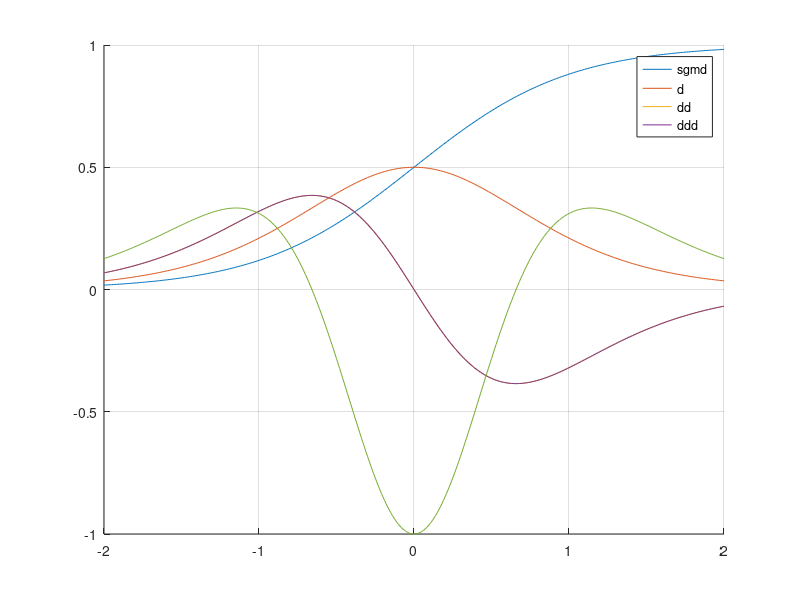
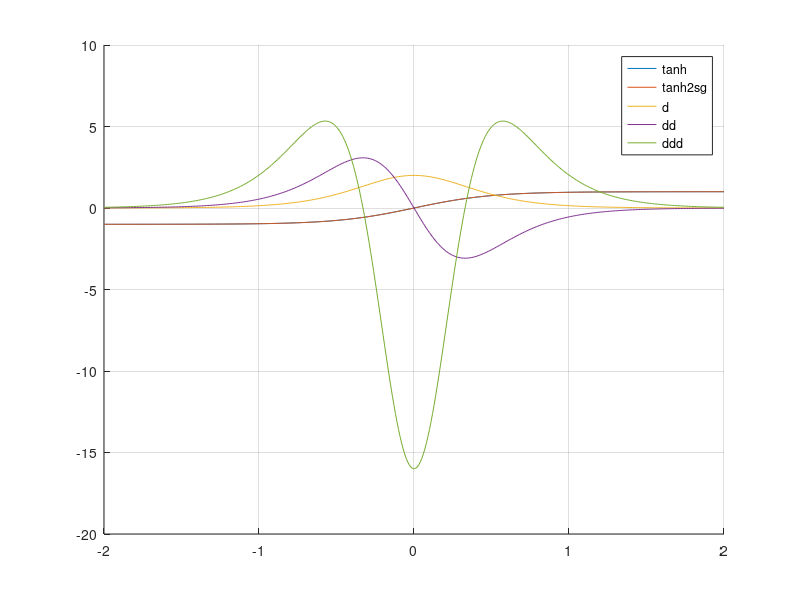

Reproduce these figures in MATLAB, in order.
%% シグモイド関数とtanh
%% sigmoid
a = 2;
x = -2:0.01:2;
% I=ones(size(x));
sgmd = 1./(1+exp(-a*x));
dsgmd = a*sgmd.*(1-sgmd);
ddsgmd = a^2*sgmd.*(1-sgmd).*(1-2*sgmd);
ddsgmd1 = a*dsgmd.*(1-2*sgmd);
dddsgmd = a^3*sgmd.*(1-sgmd).*(1-6*sgmd+6*sgmd.^2);
%% sgmd
figure(1)
hold on
plot(x,sgmd);
plot(x,dsgmd);
plot(x,ddsgmd1);
plot(x,ddsgmd);
plot(x,dddsgmd);
legend('sgmd','d','dd','ddd');
grid on
%% tanh
at=2;
x2 = 2*x;
th = tanh(at*x);
sgmd2=1./(1+exp(-at*x2));%f(2x)の時のシグモイド関数
tanh2sg = 2*sgmd2-1;%tanhをシグモイドで表す
dtanh2sg = 4*at*sgmd2.*(1-sgmd2);
ddtanh2sg = 8*at^2*sgmd2.*(1-sgmd2).*(1-2*sgmd2);
dddtanh2sg = 16*at^3*sgmd2.*(1-sgmd2).*(1-6*sgmd2+6*sgmd2.^2);
%% tanh
figure(2)
hold on
plot(x,th);
plot(x,tanh2sg);
plot(x,dtanh2sg)
plot(x,ddtanh2sg)
plot(x,dddtanh2sg)
% plot(x,x);
% plot(x,-16*x);
legend('tanh','tanh2sg','d','dd','ddd');
grid on
